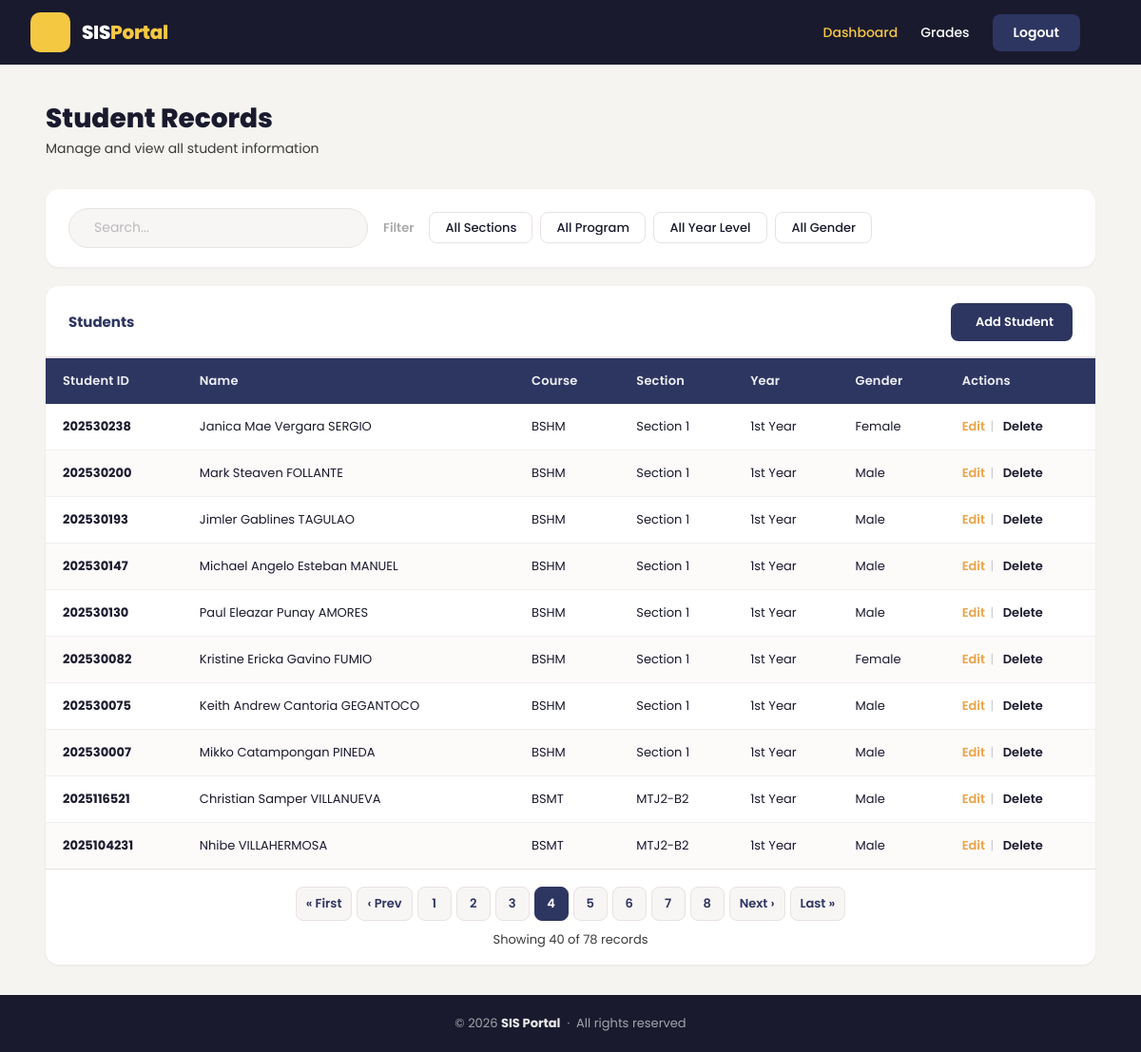
The page /index.php?page=4 (signed in) on the database its author committed.
### tables this page shows
CREATE TABLE students (
  id INT AUTO_INCREMENT PRIMARY KEY,
  student_id VARCHAR(20) NOT NULL UNIQUE,
  first_name VARCHAR(100) NOT NULL,
  last_name VARCHAR(100) NOT NULL,
  course VARCHAR(50) NOT NULL,
  year_level VARCHAR(50) NOT NULL,
  section VARCHAR(50) NOT NULL,
  gender ENUM('Male','Female') DEFAULT 'Male'
);

### index.php (the view, shortened to what this page needs)
<?php
include 'config.php';
$limit = 10;
$page = isset($_GET['page']) && is_numeric($_GET['page']) ? (int) $_GET['page'] : 1;
$offset = ($page - 1) * $limit;
$course_filter = isset($_GET['course']) && $_GET['course'] !== '' ? mysqli_real_escape_string($conn, $_GET['course']) : '';
$course_param = $course_filter ? "&course=$course_filter" : '';
$section_filter = isset($_GET['section']) && $_GET['section'] !== '' ? mysqli_real_escape_string($conn, $_GET['section']) : '';
$section_param = $section_filter ? "&section=$section_filter" : '';
$program_param = $course_param;
$year_filter = isset($_GET['year']) && $_GET['year'] !== '' ? mysqli_real_escape_string($conn, $_GET['year']) : '';
$year_param = $year_filter ? "&year=$year_filter" : '';
$gender_filter = isset($_GET['gender']) && $_GET['gender'] !== '' ? mysqli_real_escape_string($conn, $_GET['gender']) : '';
$gender_param = $gender_filter ? "&gender=$gender_filter" : '';
$search_filter = isset($_GET['search']) && trim($_GET['search']) !== '' ? mysqli_real_escape_string($conn, trim($_GET['search'])) : '';
$search_param = $search_filter ? "&search=" . urlencode($search_filter) : '';
$where_clause = '';
$total_result = mysqli_query($conn, "SELECT COUNT(*) AS total FROM students $where_clause");
$total_row = mysqli_fetch_assoc($total_result);
$total_records = $total_row['total'];
$total_pages = ceil($total_records / $limit);
$result = mysqli_query($conn, "SELECT * FROM students $where_clause ORDER BY id DESC LIMIT $limit OFFSET $offset");
?>
<!DOCTYPE html>
<html lang="en">
<head>
    <link rel="stylesheet" href="https://cdn.jsdelivr.net/npm/@tabler/icons-webfont@latest/tabler-icons.min.css">
    <link rel="stylesheet" href="style.css">
</head>
<body>
    <nav class="navbar">
        <div class="navbar-left">
            <div class="navbar-logo">
                <div class="logo-icon"><i class="ti ti-school"></i></div>
                <span class="logo-text">SIS<span class="logo-accent">Portal</span></span>
            </div>
        </div>
        <div class="navbar-right navbar" id="navbarRight">
            <a href="#" class="nav-link" style="color:#F5C842;">Dashboard</a>
            <a href="encode_grades.php" class="nav-link" style="color:White;">Grades</a>
            <a href="logout.php" class="nav-btn-logout" id="logoutLink">Logout</a>
        </div>
    </nav>
    <main class="main-content">
        <div class="page-header">
            <h1>Student Records</h1>
            <p>Manage and view all student information</p>
        </div>
        <div class="filter-card">
            <form class="search-wrap" id="searchForm" action="index.php" method="get">
                <input type="text" id="searchInput" name="search" placeholder="Search..." value="<?php echo htmlspecialchars($search_filter); ?>" autocomplete="off">
            </form>
            <span class="filter-label">Filter</span>
            <div class="filter-pills">
                <select class="filter-pill"
                    onchange="location.href='?section=' + this.value + '<?php echo $program_param; ?>' + '<?php echo $year_param ?>' + '<?php echo $gender_param ?>' + '<?php echo $search_param ?>'">
                    <option value="">All Sections</option>
                </select>
                <select class="filter-pill"
                    onchange="location.href='?course=' + this.value + '<?php echo $section_param; ?>' + '<?php echo $year_param ?>' + '<?php echo $gender_param ?>' + '<?php echo $search_param ?>'">
                    <option value="">All Program</option>
                </select>
                <select class="filter-pill"
                    onchange="location.href='?year=' + this.value + '<?php echo $section_param; ?>' + '<?php echo $program_param ?>' + '<?php echo $gender_param ?>' + '<?php echo $search_param ?>'">
                    <option value="">All Year Level</option>
                </select>
                <select class="filter-pill"
                    onchange="location.href='?gender=' + this.value + '<?php echo $section_param; ?>' + '<?php echo $program_param ?>' + '<?php echo $year_param ?>' + '<?php echo $search_param ?>'  ">
                    <option value="">All Gender</option>
                </select>
            </div>
        </div>
        <div class="table-card">
            <div class="table-card-header">
                <h3 class="table-title">Students</h3>
                <a href="add.php" class="btn-add"><i class="ti ti-plus"></i> Add Student</a>
            </div>
            <div class="table-wrap">
                <table>
                    <thead>
                        <tr>
                            <th>Student ID</th>
                            <th>Name</th>
                            <th>Course</th>
                            <th>Section</th>
                            <th>Year</th>
                            <th>Gender</th>
                            <th>Actions</th>
                        </tr>
                    </thead>
                    <tbody id="studentTableBody">
                        <?php while ($row = mysqli_fetch_assoc($result)): ?>
                            <tr>
                                <td><strong><?php echo htmlspecialchars($row['student_id']); ?></strong></td>
                                <td><?php echo htmlspecialchars($row['first_name'] . ' ' . $row['last_name']); ?></td>
                                <td><?php echo htmlspecialchars($row['course']); ?></td>
                                <td><?php echo htmlspecialchars($row['section']); ?></td>
                                <td><?php echo htmlspecialchars($row['year_level']); ?></td>
                                <td><?php echo htmlspecialchars($row['gender']); ?></td>
                                <td class="actions-cell">
                                    <a class="action-link edit-lnk" href="edit.php?id=<?php echo $row['id']; ?>">Edit</a>
                                    <span class="action-sep">|</span>
                                    <a class="action-link del-lnk" href="delete.php?id=<?php echo $row['id']; ?>"
                                        onclick="return confirm('Are you sure you want to delete this student?')">Delete</a>
                                </td>
                            </tr>
                        <?php endwhile; ?>
                    </tbody>
                </table>
            </div>
            <?php if ($total_pages > 1): ?>
                <div class="pagination-wrap">
                    <div class="pagination">
                        <?php if ($page > 1): ?>
                            <a href="?page=1<?php echo $section_param; ?><?php echo $program_param; ?><?php echo $year_param; ?><?php echo $gender_param; ?><?php echo $search_param; ?>" class="pg-btn">&laquo;
                                First</a>
                            <a href="?page=<?php echo $page - 1; ?><?php echo $section_param; ?><?php echo $program_param; ?><?php echo $year_param; ?><?php echo $gender_param; ?><?php echo $search_param; ?>"
                                class="pg-btn">&lsaquo;
                                Prev</a>
                        <?php endif; ?>
                        <?php for ($i = 1; $i <= $total_pages; $i++): ?>
                            <a href="?page=<?php echo $i; ?><?php echo $section_param; ?><?php echo $program_param; ?><?php echo $year_param; ?><?php echo $gender_param; ?><?php echo $search_param; ?>"
                                class="pg-btn <?php echo $i === $page ? 'active' : ''; ?>">
                                <?php echo $i; ?>
                            </a>
                        <?php endfor; ?>
                        <?php if ($page < $total_pages): ?>
                            <a href="?page=<?php echo $page + 1; ?><?php echo $section_param; ?><?php echo $program_param; ?><?php echo $year_param; ?><?php echo $gender_param; ?><?php echo $search_param; ?>"
                                class="pg-btn">Next
                                &rsaquo;</a>
                            <a href="?page=<?php echo $total_pages; ?><?php echo $section_param; ?><?php echo $program_param; ?><?php echo $year_param; ?><?php echo $gender_param; ?><?php echo $search_param; ?>"
                                class="pg-btn">Last
                                &raquo;</a>
                        <?php endif; ?>
                    </div>
                    <p class="record-count">Showing
                        <?php echo min($page * $limit, $total_records); ?>
                        of <?php echo $total_records; ?> records
                    </p>
                </div>
            <?php endif; ?>
        </div>
    </main>
    <footer class="site-footer">
        <p>© 2026 <strong>SIS Portal</strong> &nbsp;·&nbsp; All rights reserved</p>
    </footer>
</body>
</html>

### rows shown on the page
students: student "202530238", first_name+last_name "Janica Mae Vergara SERGIO", course "BSHM", section "Section 1", year_level "1st Year", gender "Female"
students: student "202530200", first_name+last_name "Mark Steaven FOLLANTE", course "BSHM", section "Section 1", year_level "1st Year", gender "Male"
students: student "202530193", first_name+last_name "Jimler Gablines TAGULAO", course "BSHM", section "Section 1", year_level "1st Year", gender "Male"
students: student "202530147", first_name+last_name "Michael Angelo Esteban MANUEL", course "BSHM", section "Section 1", year_level "1st Year", gender "Male"
students: student "202530130", first_name+last_name "Paul Eleazar Punay AMORES", course "BSHM", section "Section 1", year_level "1st Year", gender "Male"
students: student "202530082", first_name+last_name "Kristine Ericka Gavino FUMIO", course "BSHM", section "Section 1", year_level "1st Year", gender "Female"
students: student "202530075", first_name+last_name "Keith Andrew Cantoria GEGANTOCO", course "BSHM", section "Section 1", year_level "1st Year", gender "Male"
students: student "202530007", first_name+last_name "Mikko Catampongan PINEDA", course "BSHM", section "Section 1", year_level "1st Year", gender "Male"
students: student "2025116521", first_name+last_name "Christian Samper VILLANUEVA", course "BSMT", section "MTJ2-B2", year_level "1st Year", gender "Male"
students: student "2025104231", first_name+last_name "Nhibe VILLAHERMOSA", course "BSMT", section "MTJ2-B2", year_level "1st Year", gender "Male"

### other values the page prints
min($page * $limit, $total_records) "40"
$total_records "78"
